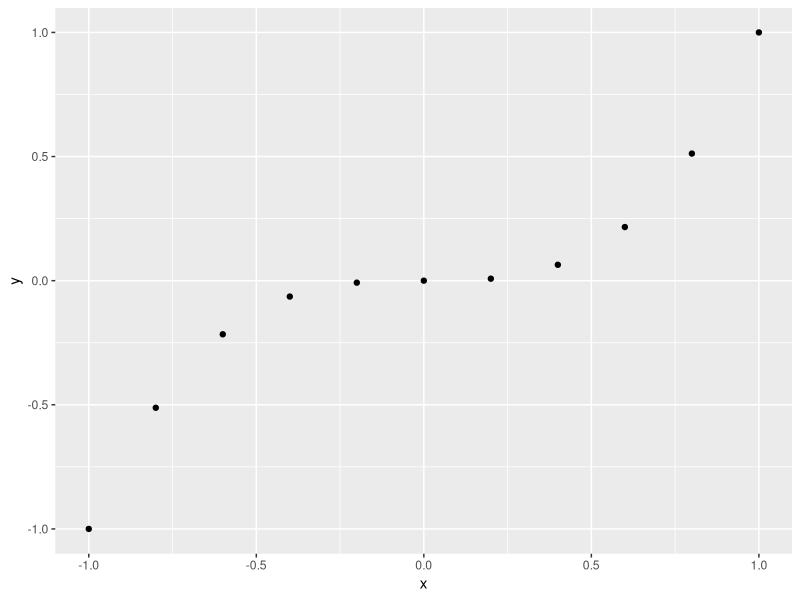
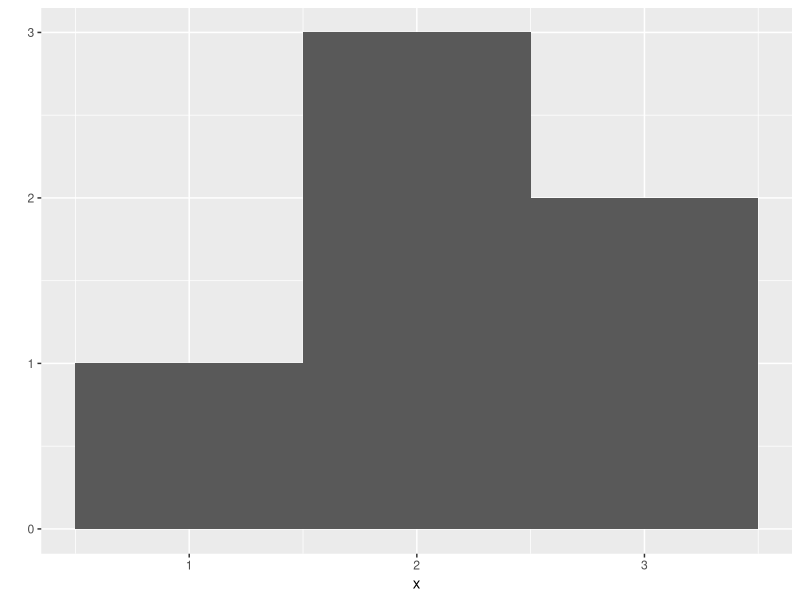
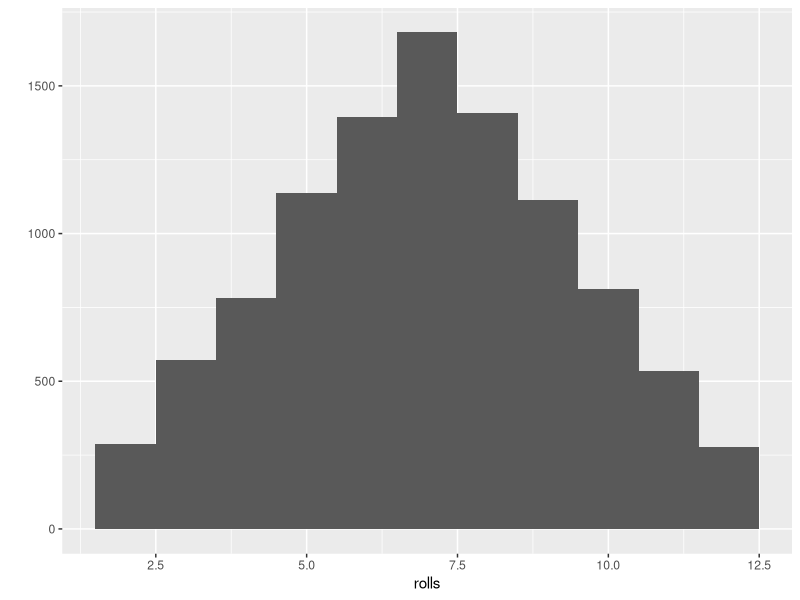
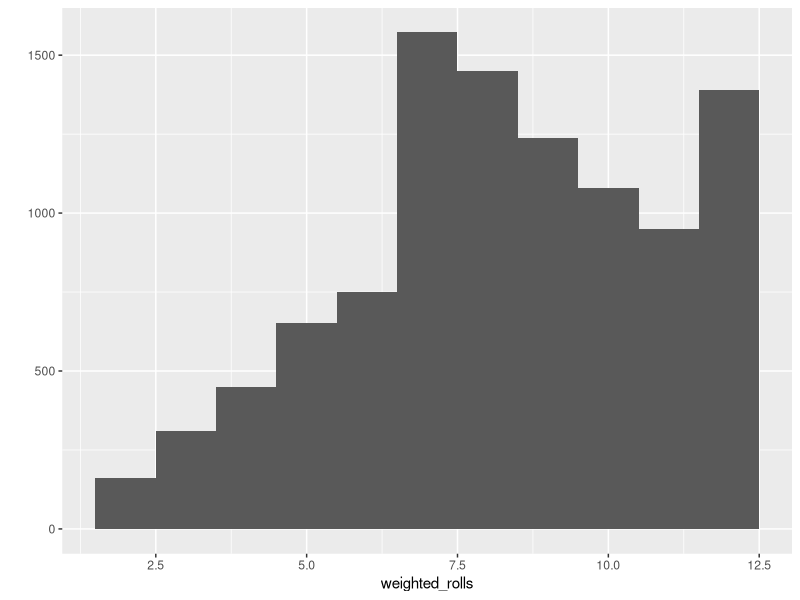

The R source for these figures, in order:
library(ggplot2)

# Dice roll simulation
roll <- function(die=1:6){
  dice <- sample(x = die, size = 2, replace = TRUE)
  sum(dice)
}
roll()

# First qplot for cubic function
x <- c(-1, -0.8, -0.6, -0.4, -0.2, 0, 0.2, 0.4, 0.6, 0.8, 1) 
y <- x^3
qplot(x, y)

# First histogram
x<-c(1,2,2,2,3,3) 
qplot(x, binwidth = 1)

# Replicate command 
rolls <- replicate(n = 10000, roll())
qplot(rolls, binwidth=1)

# Weighted dice
roll <- function(die=1:6){
  prob <- c(replicate(5, 1/8), 3/8)
  dice <- sample(x = die, size = 2, replace = TRUE, 
                 prob = prob)
  sum(dice)
}
weighted_rolls <- replicate(10000, roll())
qplot(weighted_rolls, binwidth=1)

